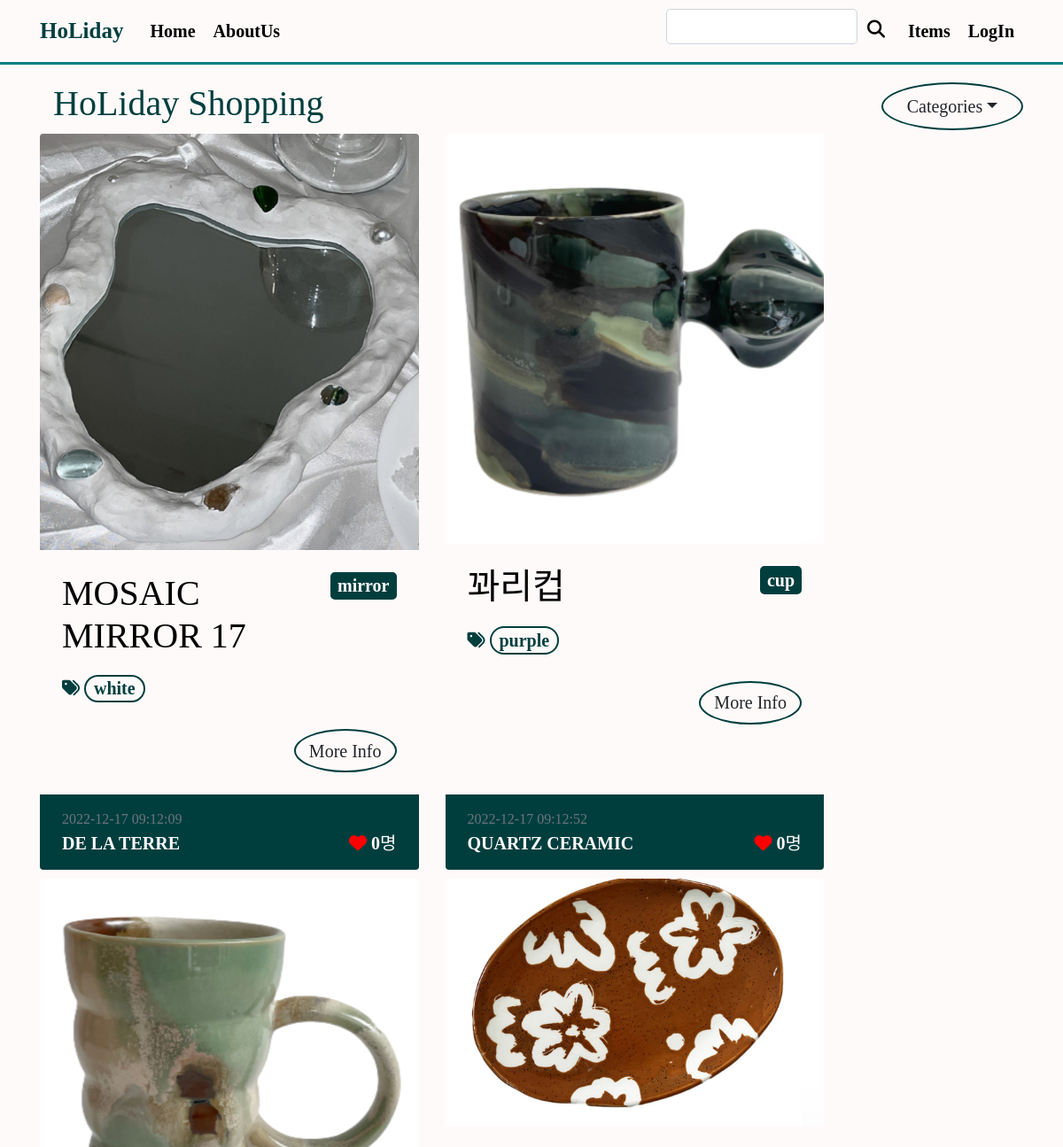
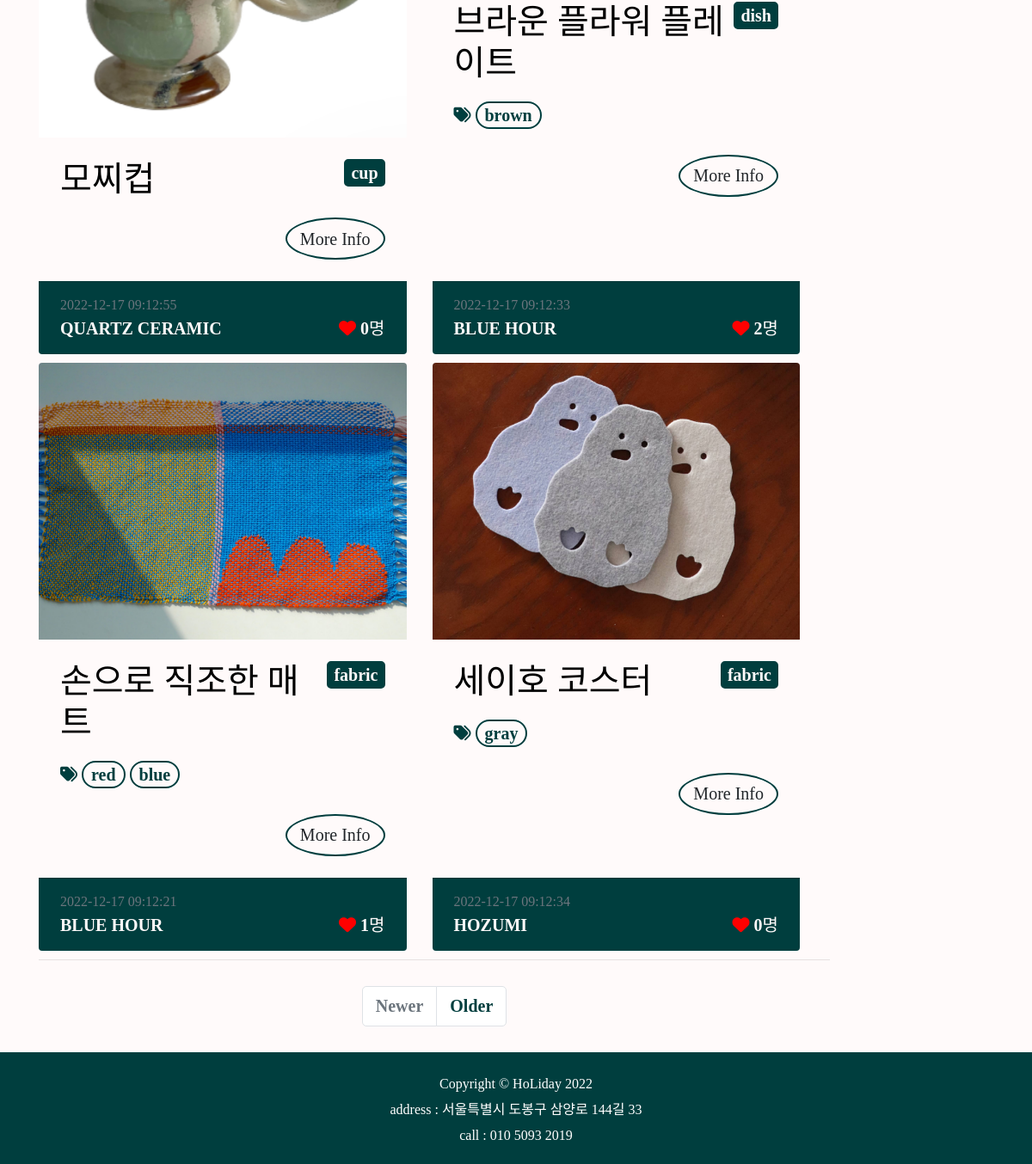
Page /shoppingmall_main/ on the earlier database version (2 pictures, top to bottom).
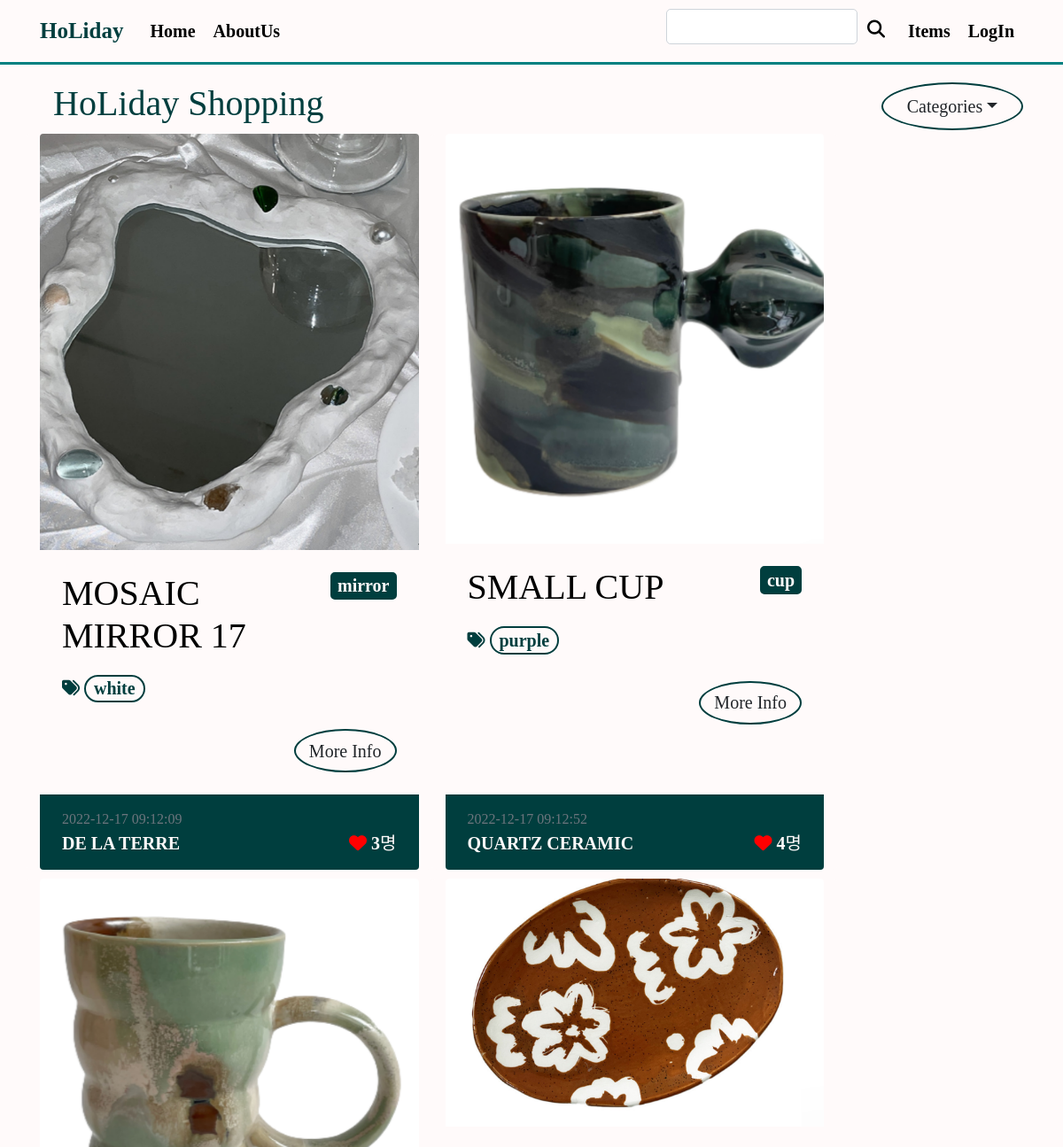
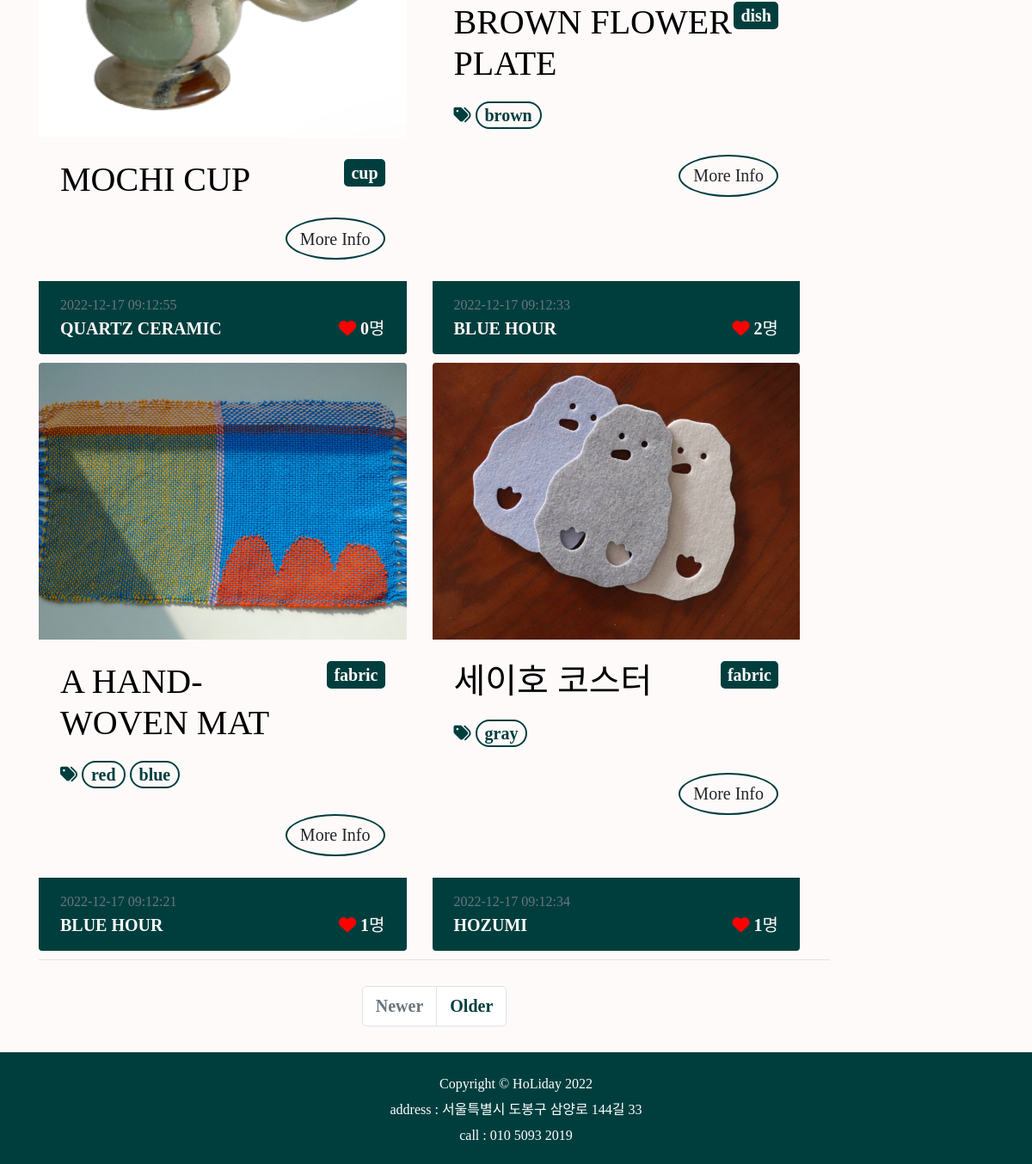
Same page on the later database version (2 pictures, top to bottom).
### shoppingmall_main/models.py (models this page shows, shortened)
class ShoppingItem(models.Model):
    created_at = models.DateTimeField(auto_now_add=True)
    updated_at = models.DateTimeField(auto_now=True)
    title = models.CharField(max_length=50) # 상품 이름
    information = MarkdownxField() # 상품 설명
    price = models.IntegerField() # 가격
    like_users = models.ManyToManyField(User,related_name='like_shopping',blank=True)
    head_image = models.ImageField(upload_to='shoppingmall_main/images/%Y/%m/%d/', blank=True) # 상품 이미지
    author = models.ForeignKey(User, null=True, on_delete=models.SET_NULL)
    m_company = models.ForeignKey(Company, null=True, on_delete=models.SET_NULL) # 제조사
    category = models.ForeignKey(Category, null=True, blank=True, on_delete=models.CASCADE) # 카테고리
    product_number = models.IntegerField() # 그 외 상품번호
    tags = models.ManyToManyField(ColorTag,blank=True) # 다대다 관계
    def __str__(self):
        return f'{self.title} by {self.m_company}'
    def get_absolute_url(self):
        return f'/shoppingmall_main/{self.pk}/'
    def get_content_markdown(self):
        return markdown(self.information)

class Category(models.Model):
    name = models.CharField(max_length=50, unique=True)
    slug = models.SlugField(max_length=200, unique=True, allow_unicode=True)
    def __str__(self):
        return self.name
    def get_absolute_url(self):
        return f'/shoppingmall_main/category/{self.slug}'
    class Meta:
        verbose_name_plural = 'Categories'

class Company(models.Model):
    name = models.CharField(max_length=30, unique=True) # 제조사명
    address = models.CharField(max_length=30) # 제조사 주소
    tel = models.CharField(max_length=15) # 제조사 연락처
    email = models.EmailField() # 제조사 이메일
    slug = models.SlugField(max_length=200, unique=True, allow_unicode=True,null=True)
    def __str__(self):
        return self.name
    def get_absolute_url(self):
        return f'/shoppingmall_main/m_company/{self.slug}'
    class Meta:
        verbose_name_plural = 'Companies'

### shoppingmall_main/views.py (the view)
# urls.py: path('',views.ShoppingItemList.as_view()),
class ShoppingItemList(ListView):
    model = ShoppingItem
    ordering = '-pk'
    paginate_by = 6
    def get_context_data(self, *, object_list=None, **kwargs):
        context = super(ShoppingItemList, self).get_context_data() ##템플릿에서 필요한 거 담아서 전달
        context['categories'] = Category.objects.all()
        context['no_category_post_count'] = ShoppingItem.objects.filter(category=None).count
        return context

### shoppingmall_main/models.py (called while the page is built)
    def __str__(self):
        return self.name

    def get_absolute_url(self):
        return f'/shoppingmall_main/tag/{self.slug}'

### shoppingmall_main/templates/shoppingmall_main/shoppingitem_list.html (shortened to what this page needs)
{% extends 'shoppingmall_main/base.html' %}
{% block main_area %}
<div class="container mt-3">
          <h2 style="color : rgb(0,62,62)">HoLiday Shopping
          </h2></div>
<div class="row row-cols-1 row-cols-md-2 g-4 mr-3" >
            {% if shoppingitem_list.exists %}
            {% for p in shoppingitem_list %}
          <div class="card col mb-2" id="post-{{p.pk}}" style="border: none;background-color:snow">
              {% if p.head_image%}
            <img class="card-img-top" src="{{p.head_image.url}}" alt="{{p}}의 head_image " />
              {% else %}
                <img class="img-fluid rounded" src="https://picsum.photos/seed/{{p.pk}}/800/200"/>
              {% endif %}
            <div class="card-body" style="background-color : snow">
                {% if p.category %}
                <span class="badge badge-light float-right" style="background-color : rgb(0,62,62); border: 2px solid rgb(0,62,62); color:snow"><a style="color:snow"href="{{p.category.get_absolute_url}}" >{{p.category}}</a></span>
                {% else %}
                    <span class="badge badge-light float-right"><a href="/shoppingmall_main/category/no_category/" style="background-color : rgb(0,62,62); border: 2px solid rgb(0,62,62); color:snow">미분류</a></span>
                {% endif %}
                <h2 class="card-title" style="color:black">{{p.title | upper}}</h2>
                {% if p.tags.exists %}
                    <i class="fas fa-tags "style="color:rgb(0,62,62) ;"></i>
                    {% for t in p.tags.iterator %}
                    <span class="badge badge-pill badge-light" style="color:rgb(0,62,62);background-color:snow;border:2px solid rgb(0,62,62)">
                        <a href="{{t.get_absolute_url}}" style="color:rgb(0,62,62) ;">{{t}}</a>
                    </span>
                    {% endfor %}
                <br><br>
                {% endif %}
                <a class="btn btn-light float-right" style="background-color : snow; border: 2px solid rgb(0,62,62);border-radius:50%"href="{{p.get_absolute_url}}">More Info </a>
            </div>
              <div class="card-footer" style="background-color : rgb(0,62,62)">
                  <div class="small text-muted">{{p.created_at | date:"Y-m-d h:m:s"}}</div>
                  <a href="{{p.m_company.get_absolute_url}}" style="color:snow">{{p.m_company | upper}}</a>
                  <span class="float-right" style="color:snow">
                      <i class="fa-solid fa-heart" style="color : red"></i>
                        {{p.like_users.count}}명
                  </span>
              </div>
          </div>
            {% endfor %}
            {% else %}
            <h5>아무 게시물이 없습니다.</h5>
            {% endif %}
</div>
           {% if is_paginated %}
    <nav aria-label="Pagination">
    <hr class="my-0" />
        <ul class="pagination justify-content-center my-4">
            {% if page_obj.has_previous %}
            <li class="page-item"><a class="page-link" href="?page={{page_obj.previous_page_number}}" tabindex="-1" aria-disabled="true" style="color:rgb(0,62,62);">Newer</a></li>
            {% else %}
            <li class="page-item disabled"><a class="page-link" href="#" tabindex="-1" aria-disabled="true">Newer</a></li>
            {% endif %}
            {% if page_obj.has_next %}
            <li class="page-item"><a class="page-link" href="?page={{page_obj.next_page_number}}" style="color:rgb(0,62,62);">Older</a></li>
            {% else %}
            <li class="page-item disabled"><a class="page-link" href="#!">Older</a></li>
            {% endif %}
        </ul>
    </nav>
    {% endif %}
{% endblock %}

Differences in the rows shown:
changed ShoppingItem "MOSAIC MIRROR 17": like_users.count "0" → "3"
changed ShoppingItem: title "꽈리컵" → "SMALL CUP"; like_users.count "0" → "4"
changed ShoppingItem: title "모찌컵" → "MOCHI CUP"
changed ShoppingItem "dish": title "브라운 플라워 플레이트" → "BROWN FLOWER PLATE"
changed ShoppingItem: title "손으로 직조한 매트" → "A HAND-WOVEN MAT"
changed ShoppingItem "세이호 코스터": like_users.count "0" → "1"
